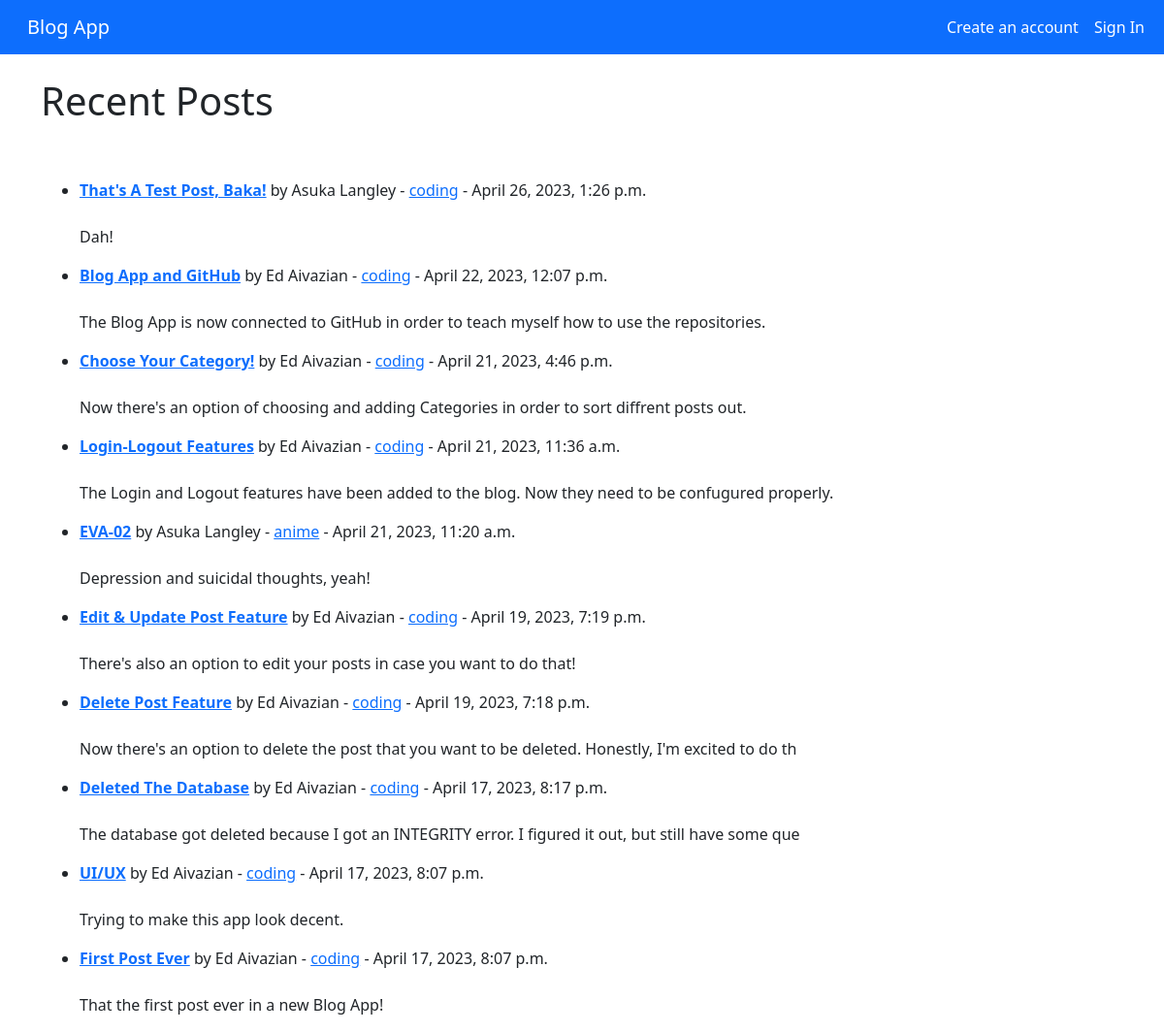
The page / on the database its author committed.
### blogs/models.py (models this page shows, shortened)
class Post(models.Model):
    category = models.CharField(max_length=100, default='it') # категория поста со значением "IT" по умолчанию
    title = models.CharField(max_length=100) # название поста
    title_tag = models.CharField(max_length=100, default='Blog App')
    author = models.ForeignKey(User, on_delete=models.CASCADE) # при удалении темы, все записи по теме также удаляются - это каскадное удаление
    body = RichTextField(blank=True, null=True) # "богатое" поле для написания поста
    date_added = models.DateTimeField(auto_now_add=True)
    likes = models.ManyToManyField(User, related_name='blog_posts') # кнопка лайка

### blogs/views.py (the view)
class HomeView(ListView):
    model = Post
    template_name = 'home.html'
    categories = Category.objects.all()
    ordering = ['-id'] # минус выводит посты на домашней странице в обратном порядке: от самого нового к самому старому
    def get_context_data(self, *args, **kwargs):
        category_menu = Category.objects.all() # достаёт все названия категорий из Category.models.py
        context = super(HomeView, self).get_context_data(*args, **kwargs)
        context ['category_menu'] = category_menu
        return context

### blogs/templates/home.html (shortened to what this page needs)
{% extends "base.html" %}
{% block content %}
<h1>Recent Posts</h1>
<br/><br/>
<ul>
{% for post in object_list %}
    <li><a href="{% url 'article-detail' post.pk %}"><strong>{{ post.title }}</strong></a> by
        {{ post.author.first_name }}
        {{ post.author.last_name}} -
        <a href="{% url 'category' post.category|slugify %}">{{ post.category }}</a>
        - {{ post.date_added }}
        <br/><br/>
        <p>{{ post.body|slice:":100" }}</p>
    </li>
{% endfor %}
</ul>
{% endblock content %}

### rows shown on the page
Post: title "That's A Test Post, Baka!", author.first_name "Asuka", author.last_name "Langley", category "coding", date_added "April 26, 2023, 1:26 p.m.", body "Dah!"
Post: title "Blog App and GitHub", author.first_name "Ed", author.last_name "Aivazian", category "coding", date_added "April 22, 2023, 12:07 p.m.", body "The Blog App is now connected to GitHub in order to teach myself how to use the repositories."
Post: title "Choose Your Category!", author.first_name "Ed", author.last_name "Aivazian", category "coding", date_added "April 21, 2023, 4:46 p.m.", body "Now there's an option of choosing and adding Categories in order to sort diffrent posts out."
Post: title "Login-Logout Features", author.first_name "Ed", author.last_name "Aivazian", category "coding", date_added "April 21, 2023, 11:36 a.m.", body "The Login and Logout features have been added to the blog. Now they need to be confugured properly."
Post: title "EVA-02", author.first_name "Asuka", author.last_name "Langley", category "anime", date_added "April 21, 2023, 11:20 a.m.", body "Depression and suicidal thoughts, yeah!"
Post: title "Edit & Update Post Feature", author.first_name "Ed", author.last_name "Aivazian", category "coding", date_added "April 19, 2023, 7:19 p.m.", body "There's also an option to edit your posts in case you want to do that!"
Post: title "Delete Post Feature", author.first_name "Ed", author.last_name "Aivazian", category "coding", date_added "April 19, 2023, 7:18 p.m.", body "Now there's an option to delete the post that you want to be deleted. Honestly, I'm excited to do th"
Post: title "Deleted The Database", author.first_name "Ed", author.last_name "Aivazian", category "coding", date_added "April 17, 2023, 8:17 p.m.", body "The database got deleted because I got an INTEGRITY error. I figured it out, but still have some que"
Post: title "UI/UX", author.first_name "Ed", author.last_name "Aivazian", category "coding", date_added "April 17, 2023, 8:07 p.m.", body "Trying to make this app look decent."
Post: title "First Post Ever", author.first_name "Ed", author.last_name "Aivazian", category "coding", date_added "April 17, 2023, 8:07 p.m.", body "That the first post ever in a new Blog App!"
